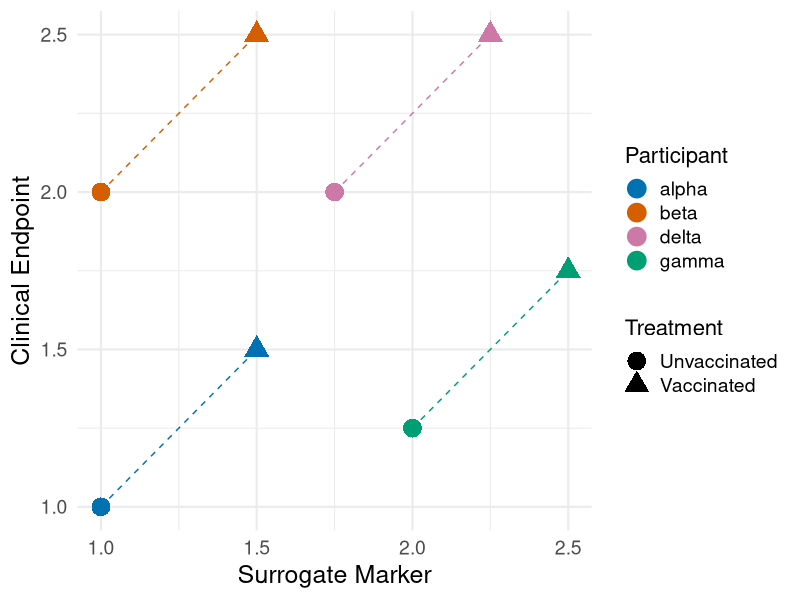
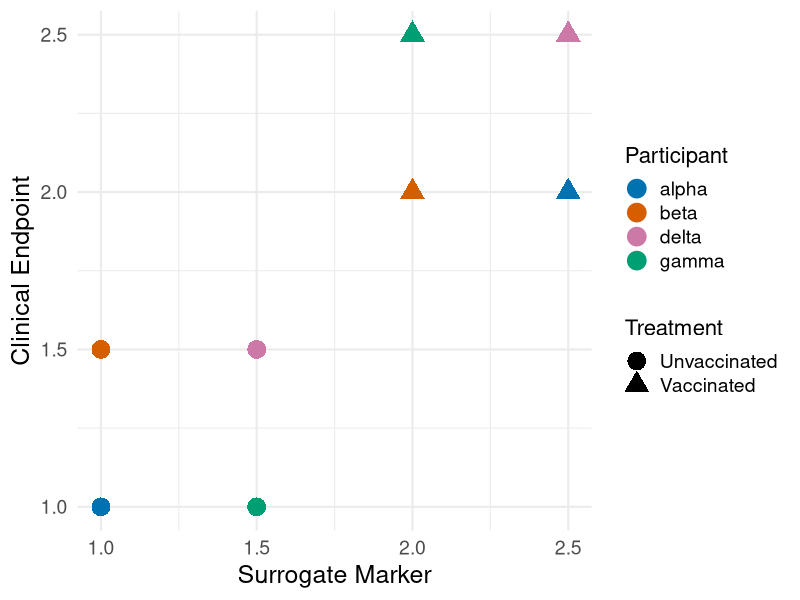

The R script that drew these images, in order:
## ---- chunk 1
library(ggplot2)
## ---- chunk 2
# Individual Surrogate Figure - Example Data

indivsurrogate <- data.frame(
  Participant = c('alpha', 'alpha','beta', 'beta','gamma', 'gamma', 'delta', 'delta'),
  Surrogate = c(1, 1.5,1, 1.5,2, 2.5, 1.75, 2.25),
  Endpoint = c(1, 1.5, 2, 2.5, 1.25, 1.75, 2, 2.5),
  Treatment = c('Unvaccinated', 'Vaccinated','Unvaccinated', 'Vaccinated', 'Unvaccinated', 'Vaccinated', 'Unvaccinated', 'Vaccinated')
)

  
## ---- chunk 3
# Plotting Individual-Level Surrogate Figure

ggplot(
  data = indivsurrogate,
  aes(
    x = Surrogate,
    y = Endpoint,
    shape = Treatment,
    color = Participant
  )
) +
  geom_point(size = 6) +
  geom_line(aes(group = Participant), linetype = "dashed") +

  # Colorblind-friendly colors
  scale_color_manual(values = c(
    alpha = "#0072B2",  # blue
    beta  = "#D55E00",  # vermillion
    gamma = "#009E73",  # green
    delta = "#CC79A7"   # purple
  )) +

  # Larger fonts
  theme_minimal(base_size = 16) +
  theme(
    axis.title = element_text(size = 18),
    axis.text = element_text(size = 14),
    legend.title = element_text(size = 16),
    legend.text = element_text(size = 14),
    plot.title = element_text(size = 20, face = "bold")
  ) +

  labs(
    x = "Surrogate Marker",
    y = "Clinical Endpoint",
    color = "Participant",
    shape = "Treatment"
  )
## ---- chunk 4
# Trial Surrogate Figure - Example Data

trialsurrogate <- data.frame(
  Participant = c('alpha', 'beta','gamma', 'delta','beta', 'gamma', 'alpha', 'delta'),
  Surrogate = c(1, 1 ,1.5, 1.5,2, 2, 2.5, 2.5),
  Endpoint = c(1, 1.5, 1, 1.5, 2, 2.5, 2, 2.5),
  Treatment = c('Unvaccinated', 'Unvaccinated','Unvaccinated', 'Unvaccinated', 'Vaccinated', 'Vaccinated', 'Vaccinated', 'Vaccinated')
)

## ---- chunk 5

ggplot(
  data = trialsurrogate,
  aes(
    x = Surrogate,
    y = Endpoint,
    shape = Treatment,
    color = Participant
  )
) +
  geom_point(size = 6) +

  # Colorblind-friendly colors
  scale_color_manual(values = c(
    alpha = "#0072B2",  # blue
    beta  = "#D55E00",  # vermillion
    gamma = "#009E73",  # green
    delta = "#CC79A7"   # purple
  )) +

  # Larger fonts
  theme_minimal(base_size = 16) +
  theme(
    axis.title = element_text(size = 18),
    axis.text = element_text(size = 14),
    legend.title = element_text(size = 16),
    legend.text = element_text(size = 14),
    plot.title = element_text(size = 20, face = "bold")
  ) +

  labs(
    x = "Surrogate Marker",
    y = "Clinical Endpoint",
    color = "Participant",
    shape = "Treatment"
  )
